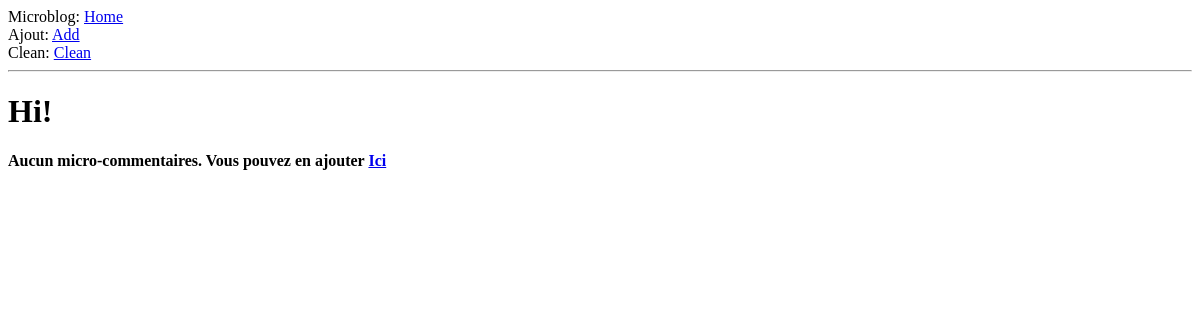
The page /index on the database as committed earlier.
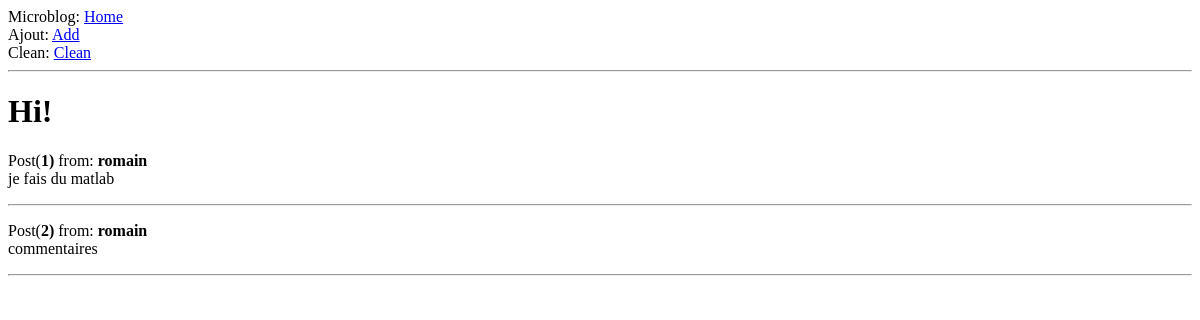
The same page on the database as committed later.
### app/models.py (models this page shows, shortened)
class Post(db.Model):
    id = db.Column(db.Integer, primary_key=True)
    nickname = db.Column(db.String(64), index=True)
    text = db.Column(db.String(140), index=True)

### app/views.py (the view)
@app.route('/')
@app.route('/index')
def index():
    posts = models.Post.query.all()
    return render_template('index.html', title='Nichon', posts=posts)

### app/templates/index.html
{% extends "base.html" %}
{% block content %}
<h1>Hi!</h1>
{% if posts|length != 0 %}
{%for post in posts %}
<div>
<p>Post(<b>{{ post.id }})</b> from: <b>{{ post.nickname }}</b><br>
{{ post.text }}<hr></p>
</div>
{% endfor %}
{% else %}
<div><p><b>Aucun micro-commentaires. Vous pouvez en ajouter <a href="/add">Ici</a></b></p></div>
{% endif %}
{% endblock %}

### app/templates/base.html (shortened to what this page needs)
<html>
	<head>
	</head>
	<body>
		<div>Microblog: <a href="/index">Home</a></div>
		<div>Ajout: <a href="add">Add</a></div>
		<div>Clean: <a href="clean">Clean</a></div>
		<hr>
		{% block content %}{% endblock %}
	</body>
</html>

Rows that differ between the two databases and show on the page:
added Post: id "1", nickname "romain", text "je fais du matlab"
added Post: id "2", nickname "romain", text "commentaires"
Other text that changed with them:
text no longer shown: "Aucun micro-commentaires. Vous pouvez en ajouter Ici"
